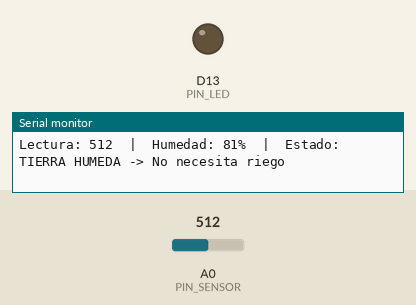
This sketch was run on a simulated Arduino Uno R4 Minima. On the bench: output pins drawn as LEDs (lit = HIGH), the last lines printed to the serial monitor. The test bench sets the inputs (shaded band); at power-on: A0 (PIN_SENSOR) = 512 (analog values on the 0–1023 scale).

Above: at 1.8 s.
1.9 s: A0 (PIN_SENSOR) set to 765
3.4 s: A0 (PIN_SENSOR) set to 781
At 5.2 s:
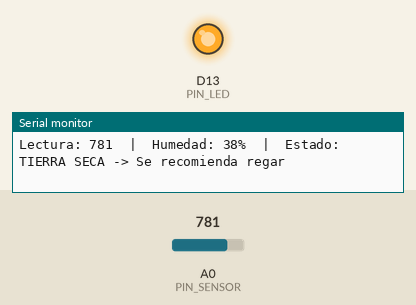
5.5 s: A0 (PIN_SENSOR) set to 716
At 6.7 s:
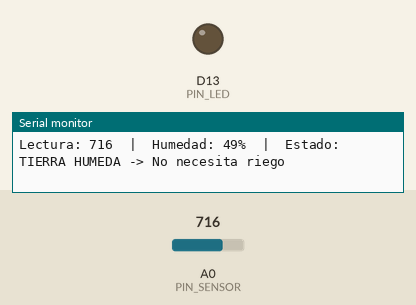
7.5 s: A0 (PIN_SENSOR) set to 900
At 8.3 s:
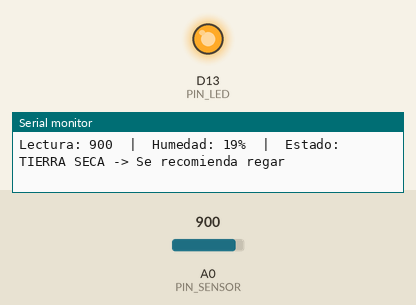
Timing chart, 0 to 10.5 s (numbered marks = the images above; inputs shaded):
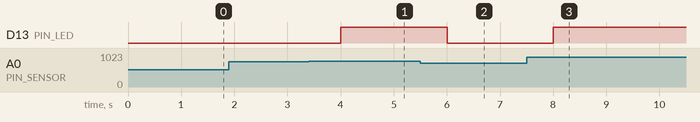

Measured:
- the behaviour switches between 772 and 773 on A0 (PIN_SENSOR) (found by bisection; images 0 and 1)
- after the input at 3.4 s, D13 (PIN_LED): LOW → HIGH after 0.60 s
- after the input at 5.5 s, D13 (PIN_LED): HIGH → LOW after 0.50 s
- after the input at 7.5 s, D13 (PIN_LED): LOW → HIGH after 0.51 s

The sketch:

Biosfera.ino.ino
```cpp
/*
  Práctica: Monitor de humedad del suelo
  Desarrollo Sustentable (ACD-0908) - Unidad 2: Escenario natural
  Tecnológico Nacional de México, campus Mazatlán
  Placa: Arduino UNO R4 WiFi (compatible también con Uno R3)

  Conexiones:
    Sensor VCC -> 5V
    Sensor GND -> GND
    Sensor SIG -> A0
*/

const int PIN_SENSOR = A0;   // Señal del sensor
const int PIN_LED    = 13;   // LED integrado (alerta de riego)

// ===== CALIBRACIÓN (ajustar con el sensor real) =====
// 1. Deja el sensor al aire o en tierra seca y anota la lectura -> VALOR_SECO
// 2. Mételo en tierra muy mojada o en agua y anota la lectura   -> VALOR_MOJADO
const int VALOR_SECO   = 1020;
const int VALOR_MOJADO = 400;

// Porcentaje mínimo de humedad para considerar la tierra húmeda
const int UMBRAL_PORCENTAJE = 40;

void setup() {
  Serial.begin(9600);
  while (!Serial && millis() < 3000);  // Espera hasta 3 s a que abra el Monitor Serie

  // Solo existe en placas ARM como el UNO R4. En el Uno R3 ya lee de 0 a 1023.
  #if defined(ARDUINO_ARCH_RENESAS)
    analogReadResolution(10);          // Lecturas de 0 a 1023
  #endif

  pinMode(PIN_LED, OUTPUT);

  Serial.println("=== Monitor de humedad del suelo ===");
}

void loop() {
  int lectura = analogRead(PIN_SENSOR);

  int porcentaje = map(lectura, VALOR_SECO, VALOR_MOJADO, 0, 100);
  porcentaje = constrain(porcentaje, 0, 100);

  Serial.print("Lectura: ");
  Serial.print(lectura);
  Serial.print("  |  Humedad: ");
  Serial.print(porcentaje);
  Serial.print("%  |  Estado: ");

  if (porcentaje < UMBRAL_PORCENTAJE) {
    Serial.println("TIERRA SECA -> Se recomienda regar");
    digitalWrite(PIN_LED, HIGH);   // Alerta encendida
  } else {
    Serial.println("TIERRA HUMEDA -> No necesita riego");
    digitalWrite(PIN_LED, LOW);    // Alerta apagada
  }

  delay(1000);  // Una lectura por segundo
}
```
